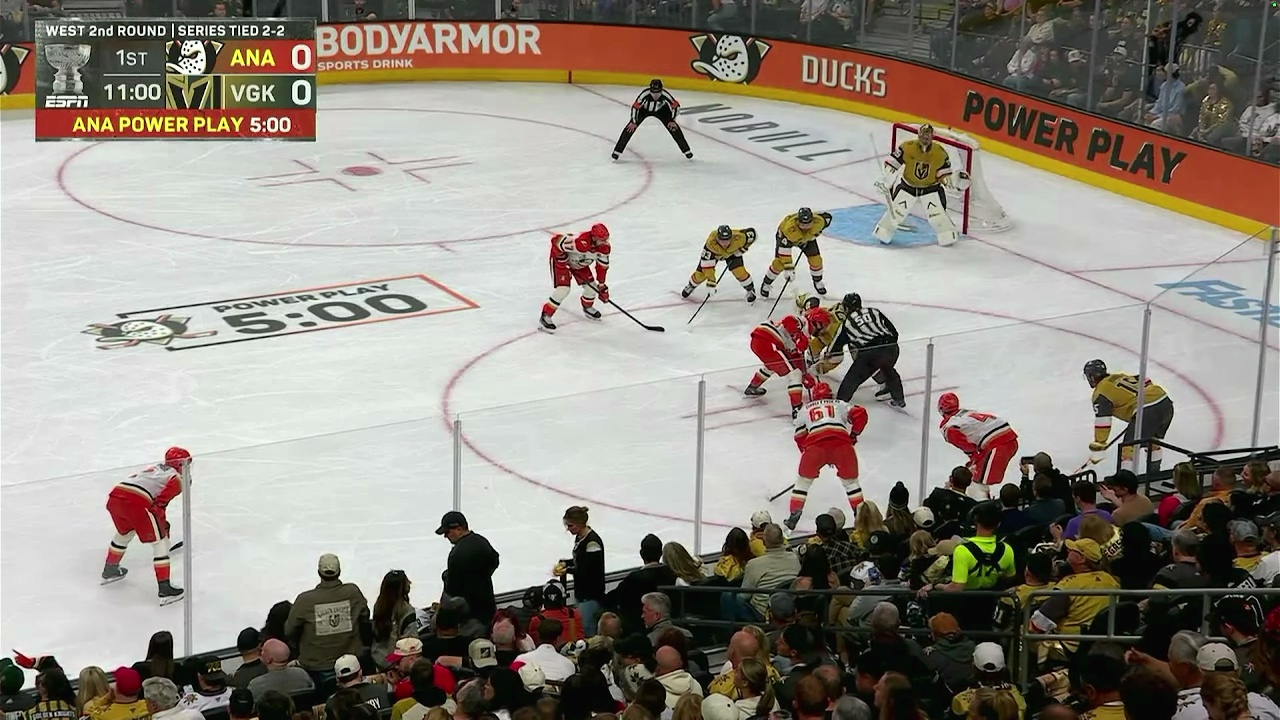
#> input picture annotation_frames/v1_f010_overhead_end_zone.jpg, 1280 x 720 px; its folder holds 4 pictures in this run
$ python strict_analysis.py
#> lines starting #> are read from the running program, lines starting #| are printed output that depends on the picture; after the words box and inside, x2 and y2 are one past the last pixel; in counts of white or black regions, pixels touching at a corner belong together; long printed decimals are rounded
import cv2
import numpy as np
import glob
import os
from collections import defaultdict

def analyze_strict(path):
    img = cv2.imread(path)
#> img is the input picture: shape (720, 1280, 3); mean B, G, R 130.3, 139.5, 145.8
    if img is None: return None
    hsv = cv2.cvtColor(img, cv2.COLOR_BGR2HSV)
#> hsv: shape (720, 1280, 3); mean H, S, V 47.4, 57.7, 148.8
    h, w = img.shape[:2]
#> h = 720; w = 1280
    total_pixels = h * w
#> total_pixels = 921600

    # Red strict: H in [0,8] or [172,180], S>=220, V>=180
    mask_red1 = cv2.inRange(hsv, np.array([0, 220, 180]), np.array([8, 255, 255]))
#> mask_red1: shape (720, 1280); every value is 0
    mask_red2 = cv2.inRange(hsv, np.array([172, 220, 180]), np.array([180, 255, 255]))
    mask_red = cv2.bitwise_or(mask_red1, mask_red2)

    # Yellow strict: H in [20,33], S>=220, V>=180
    mask_yellow = cv2.inRange(hsv, np.array([20, 220, 180]), np.array([33, 255, 255]))
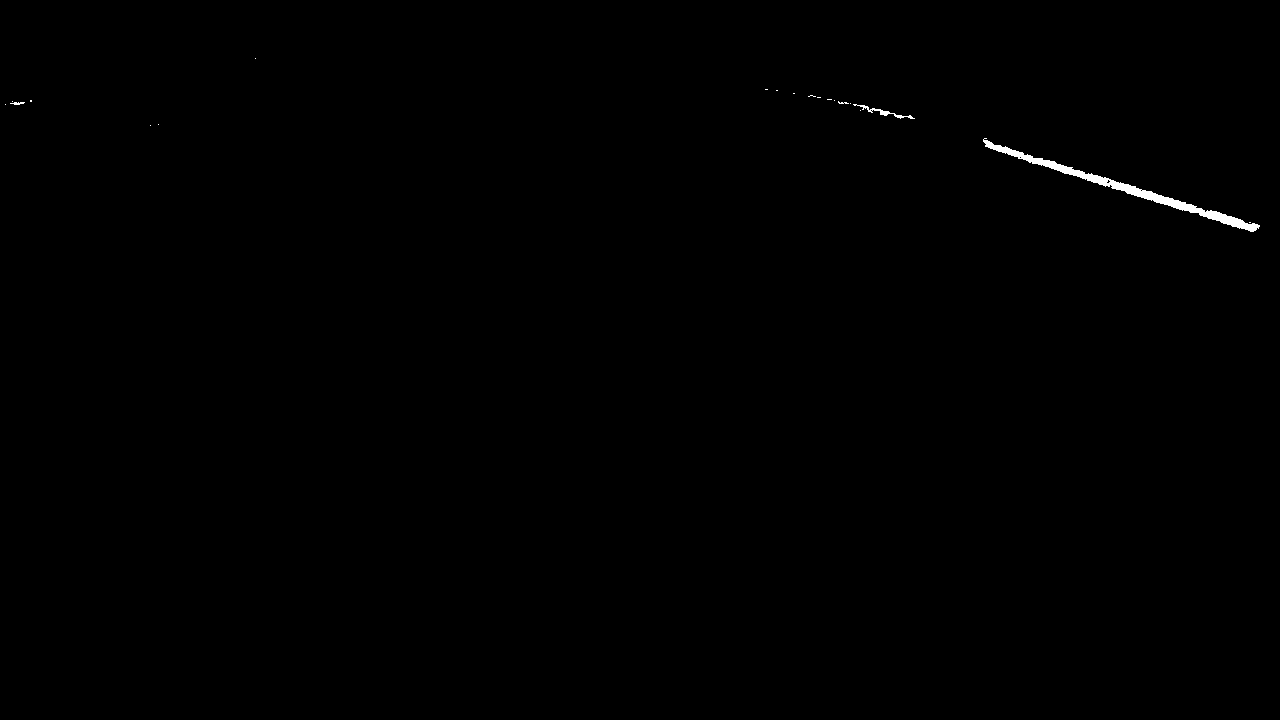
#> mask_yellow: shape (720, 1280); 0.26% white; 20 white regions (17 under 20 px), largest, box (x1, y1, x2, y2) and area: (983, 138, 1260, 232) 2132, (853, 104, 915, 119) 161, (10, 102, 25, 105) 29

    red_frac = np.sum(mask_red > 0) / total_pixels
#> red_frac = 0
    yellow_frac = np.sum(mask_yellow > 0) / total_pixels
#> yellow_frac = 0.00258

    # Valid col frac: columns where both masks exist
    col_has_red = np.any(mask_red > 0, axis=0)
    col_has_yellow = np.any(mask_yellow > 0, axis=0)
    valid_cols = np.sum(col_has_red & col_has_yellow)
#> valid_cols = 0
    valid_col_frac = valid_cols / w
#> valid_col_frac = 0

    return red_frac, yellow_frac, valid_col_frac

files = sorted(glob.glob("annotation_frames/*.jpg") + glob.glob("annotation_frames/*.png"))
data_by_ext = defaultdict(list)

print(f"{'File':<30} | {'R-Strict%':<10} | {'Y-Strict%':<10} | {'VCol%'}")
print("-" * 65)

for f in files:
    res = analyze_strict(f)
#> res = (0, 0.00258, 0)
    if res:
        ext = os.path.splitext(f)[1].lower()
        data_by_ext[ext].append(res)
        name = os.path.basename(f)
        print(f"{name:<30} | {res[0]:.5f} | {res[1]:.5f} | {res[2]:.5f}")
#| v1_f010_overhead_end_zone.jpg  | 0 | 0.00258 | 0
#> pass 2 of the loop `for f in files:`:
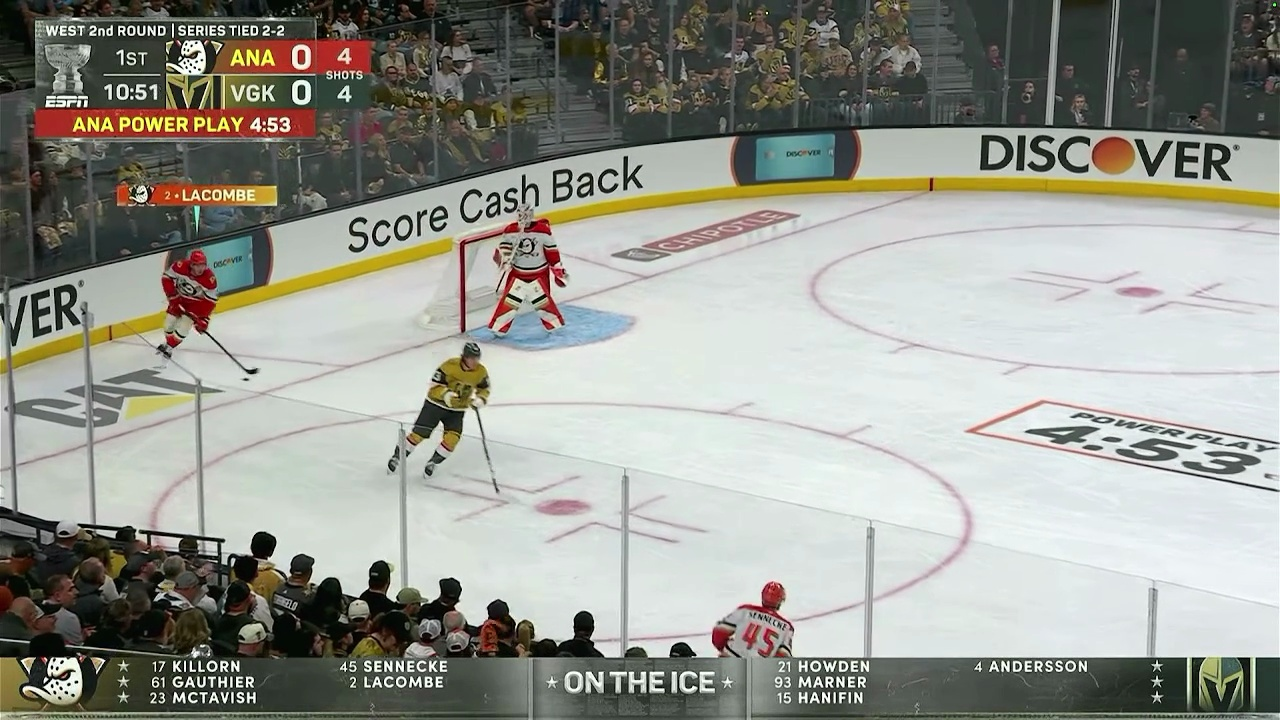
#> input picture annotation_frames/v1_f317_overhead_end_zone.jpg, 1280 x 720 px
#> in analyze_strict, img is the input picture: shape (720, 1280, 3); mean B, G, R 144.5, 152.5, 150.9
#> hsv: shape (720, 1280, 3); mean H, S, V 64.6, 36.9, 156.7
#> in analyze_strict (call 2), `mask_red1 = cv2.inRange(hsv, np.array([0, 220, 180]), np.array([8, 255..`:
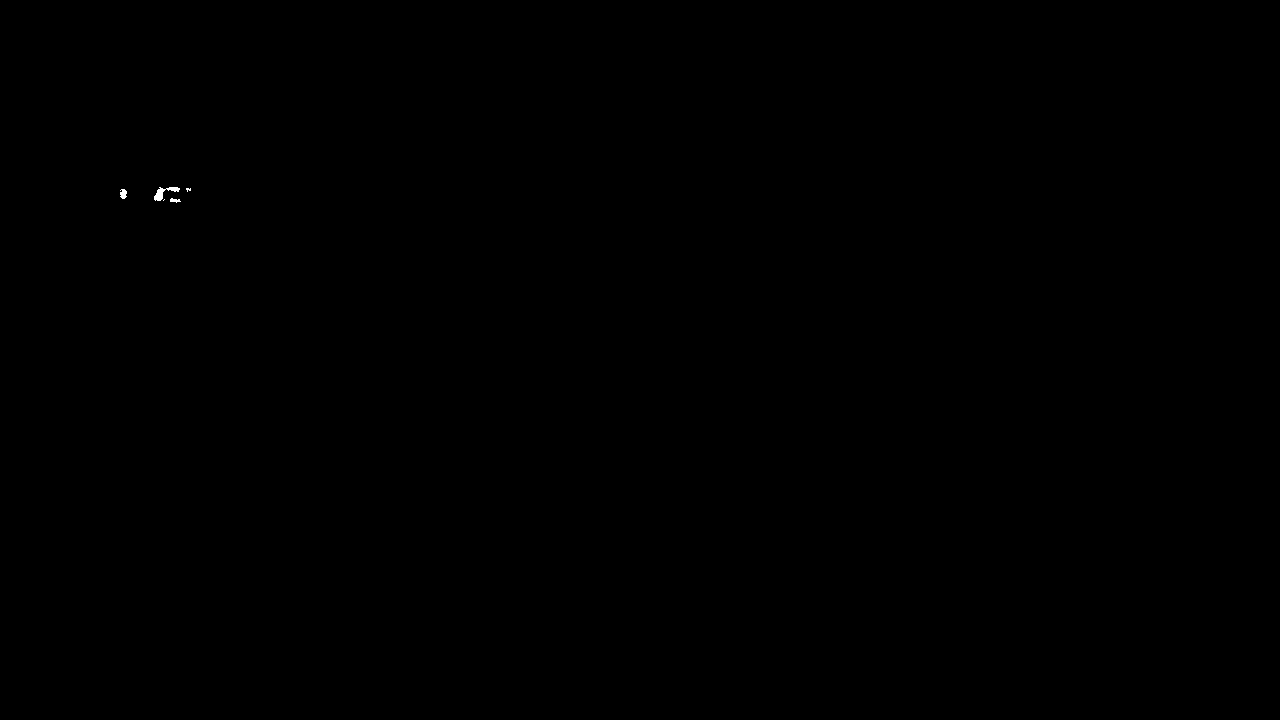
#> mask_red1: shape (720, 1280); 0.03% white; 5 white regions (2 under 20 px), largest, box (x1, y1, x2, y2) and area: (154, 187, 180, 201) 145, (120, 189, 127, 199) 54, (170, 198, 181, 203) 33
#> in analyze_strict (call 2), `mask_yellow = cv2.inRange(hsv, np.array([20, 220, 180]), np.array([33,..`:
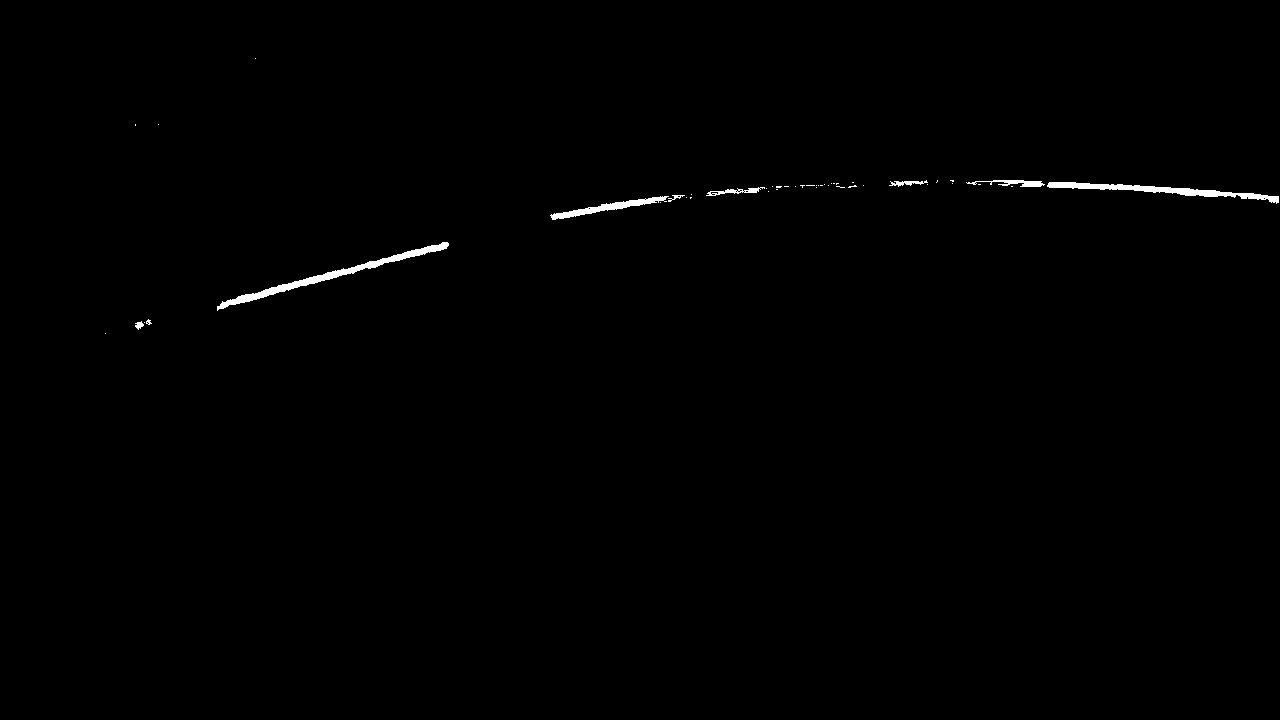
#> mask_yellow: shape (720, 1280); 0.47% white; 46 white regions (37 under 20 px), largest, box (x1, y1, x2, y2) and area: (217, 242, 449, 311) 1550, (1047, 182, 1279, 204) 1310, (550, 196, 669, 220) 704
#> red_frac = 0.000268
#> yellow_frac = 0.00473
#> valid_cols = 1
#> valid_col_frac = 0.000781
#> res = (0.000268, 0.00473, 0.000781)
#| v1_f317_overhead_end_zone.jpg  | 0.00027 | 0.00473 | 0.00078
#> pass 3 of the loop `for f in files:`:
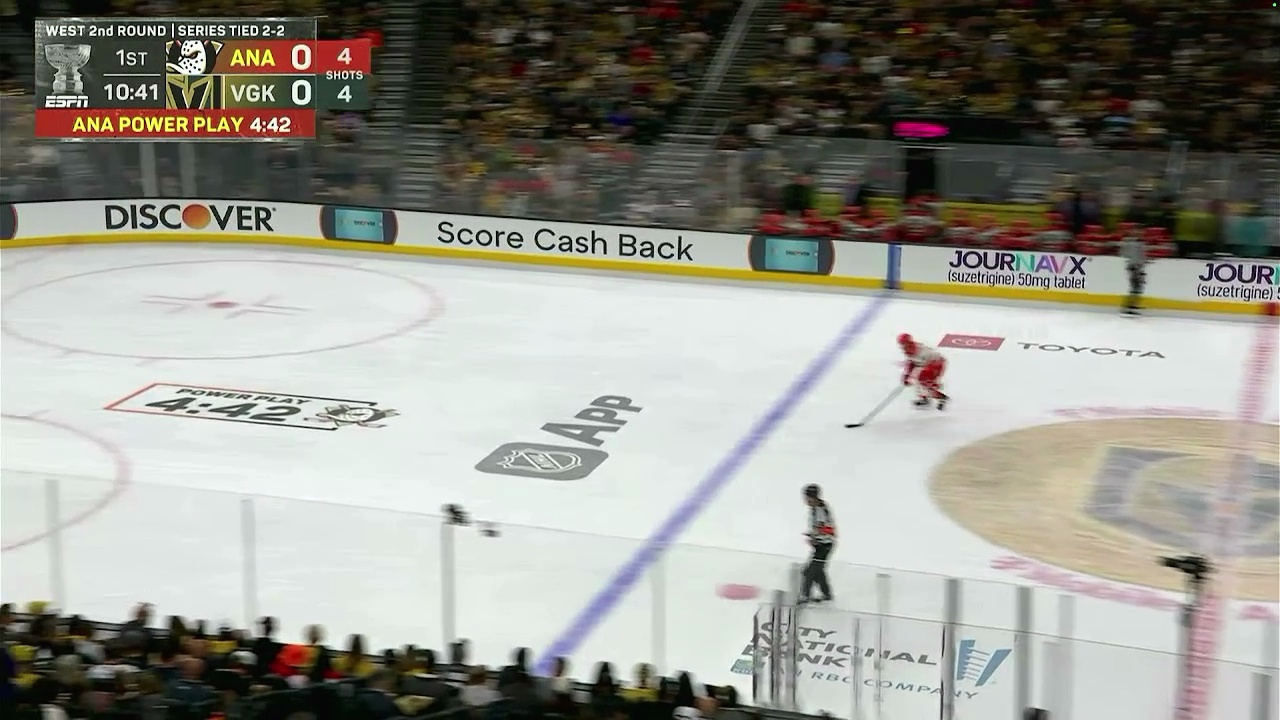
#> input picture annotation_frames/v1_f634_overhead_end_zone.jpg, 1280 x 720 px
#> in analyze_strict, img is the input picture: shape (720, 1280, 3); mean B, G, R 139.8, 148, 148.2
#> hsv: shape (720, 1280, 3); mean H, S, V 57.7, 50.4, 152.8
#> in analyze_strict (call 3), `mask_red1 = cv2.inRange(hsv, np.array([0, 220, 180]), np.array([8, 255..`:
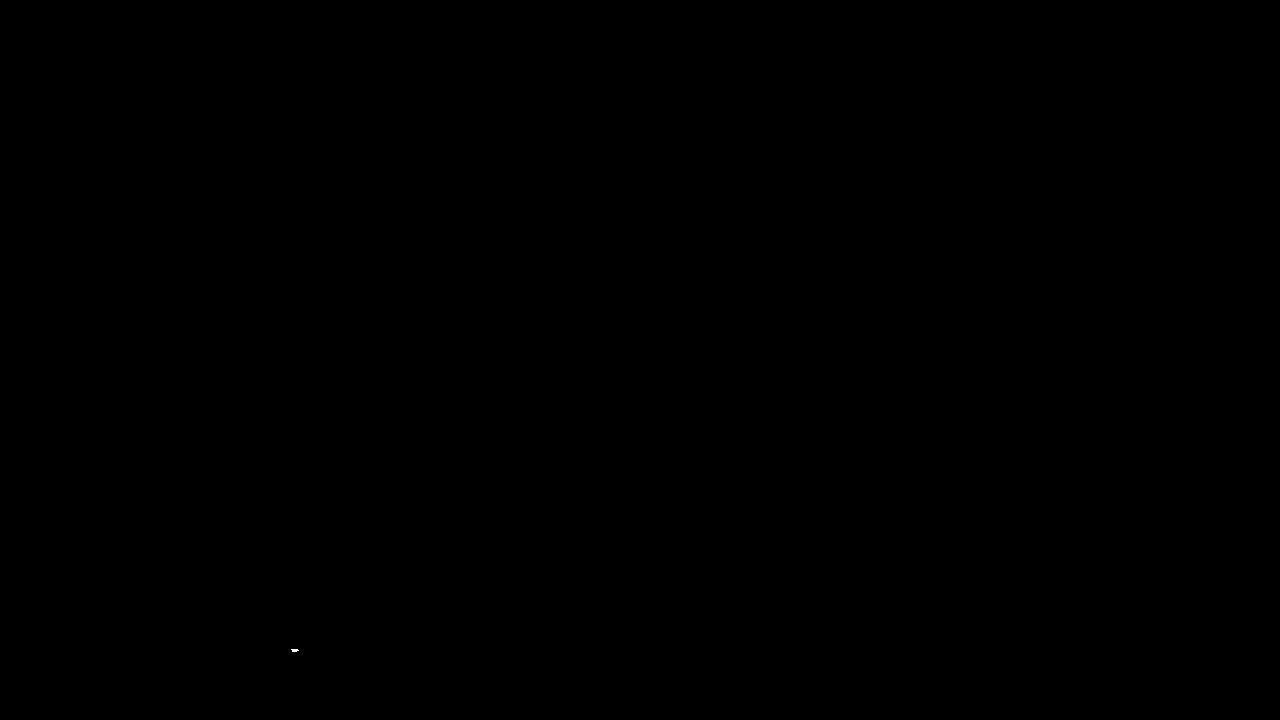
#> mask_red1: shape (720, 1280); 0% white; 1 white region (1 under 20 px)
#> in analyze_strict (call 3), `mask_yellow = cv2.inRange(hsv, np.array([20, 220, 180]), np.array([33,..`:
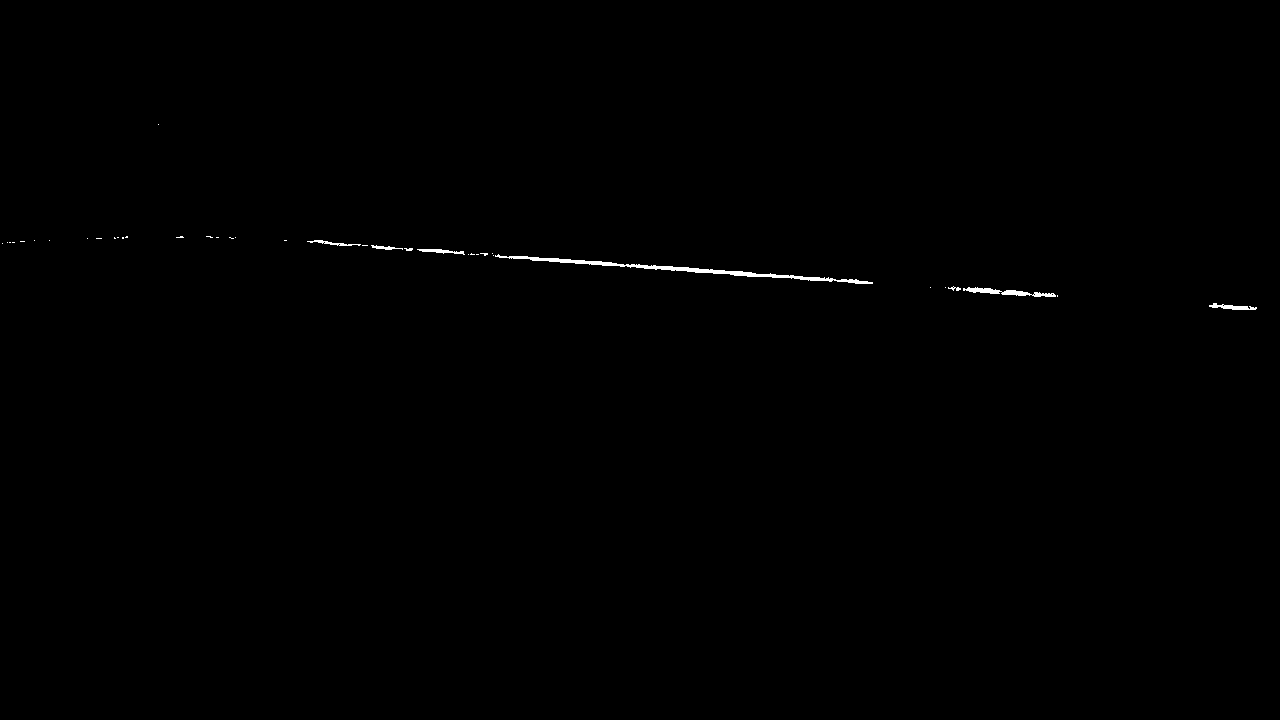
#> mask_yellow: shape (720, 1280); 0.25% white; 38 white regions (30 under 20 px), largest, box (x1, y1, x2, y2) and area: (495, 254, 873, 284) 1305, (963, 287, 1056, 297) 368, (1209, 303, 1257, 310) 170
#> red_frac = 2.06e-05
#> yellow_frac = 0.00252
#> valid_cols = 0
#> res = (2.06e-05, 0.00252, 0)
#| v1_f634_overhead_end_zone.jpg  | 2e-05 | 0.00252 | 0
#> the loop made 4 passes; the first 3 are shown

print("\nSummary (Median and Range):")
print(f"{'Ext':<5} | {'R-Strict% (Med)':<15} | {'Y-Strict% (Med)':<15} | {'VCol% (Med)':<15}")
print("-" * 65)
for ext, values in data_by_ext.items():
    arr = np.array(values)
    medians = np.median(arr, axis=0)
    mins = np.min(arr, axis=0)
    maxs = np.max(arr, axis=0)
    print(f"{ext:<5} | {medians[0]:.5f}         | {medians[1]:.5f}         | {medians[2]:.5f}")
    print(f"{'range':<5} | {mins[0]:.5f}-{maxs[0]:.5f} | {mins[1]:.5f}-{maxs[1]:.5f} | {mins[2]:.5f}-{maxs[2]:.5f}")
#> this loop made 1 pass
#> (ext, medians, mins, maxs) on pass 1: ('.jpg', [0.000144, 0.00255, 0], [0, 5.43e-06, 0], [0.000346, 0.00473, 0.000781])
#| .jpg  | 0.00014         | 0.00255         | 0
#| range | 0-0.00035 | 1e-05-0.00473 | 0-0.00078
